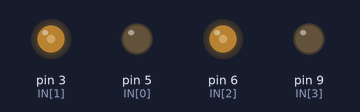
A sketch run on a simulated Arduino Uno, built with avr-gcc and run on an emulated ATmega328P. On the bench: output pins drawn as LEDs (lit = HIGH).

Above: at 0.1 s.
Timing chart, 0 to 1.6 s (numbered marks = the images above):
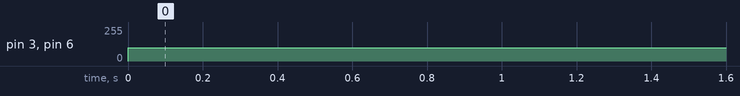

Measured:
- by itself, pin 3 (IN[1]), pin 6 (IN[2]): 0/255 → 100/255 at 0.00 s

The sketch:

motor.ino
```cpp
/* 宏定义部分
*******************************************************************/
#define Vo 100// Vo (0-255)
#define k 0.4//k (0-10)
/***********************************************************************
*******/
/* 变量声明部分
*****************************************************************/
int IN[4]={5,3,6,9};
//单片机上的 D5、D3、D6、D9 分别连驱动模块上的 IN1、IN2、IN3、IN4
int p1,p2,p;//来反应光强的
int last_proportional = 0;//上一个比例项
//long integral = 0;//积分
int proportional,derivative,power_difference;//比例，导数，差异
int maxspeed=255;//8 位的芯片 0-255 共 256=2^8 个
/***********************************************************************
*******
/* 自写函数部分
*****************************************************************/
//int readl(){ //read 读取光电管反映的“光强“
//p1=analogRead(A6);//读取模拟信号，读取数字信号为 digitalRead（端口）
//p2=analogRead(A5);
//p=p1-p2;
//return p;//返回值为“光强差”
//}
void motor(int speed2,int speed1){ //驱动电机 speed1 右边的速度,speed2 左边的速度
int s1,s2,s3,s4;
if(speed1>0){//右
s1=0;
s2=1;
}
else{
s1=1;
s2=0;
}
digitalWrite(IN[s1],LOW);
//数字信号写入，给 IN[s1]所代表的端口（D5 或 D3）写入低电平，高电平为 HIGH
analogWrite(IN[s2],abs(speed1));
//模拟信号写入，给 IN[s2] 所代表的端口（D3 或 D5）写入一定的电平
if(speed2>0){//左
s3=3;
s4=2;
}
else{
s3=2;
s4=3;
}
digitalWrite(IN[s3],LOW);
//数字信号写入，给 IN[s3]所代表的端口（D6 或 D9）写入低电平，高电平为 HIGH
analogWrite(IN[s4],abs(speed2));
//模拟信号写入，给 IN[s4] 所代表的端口（D9 或 D6）写入一定的电平
}
void pid(int max_speed){
// proportional = readl();//p"光强差"
// //derivative = proportional-last_proportional;//导数（变化量）
// //integral+= proportional;//积分
// last_proportional = proportional;
// power_difference = proportional*k;// + integral/20000 + derivative*3/4;
////power_difference = proportional*5;
/*这个是学长给的程序，刚开始应有 PID 算法的，后来就只剩下 P（比例了），有兴
趣的
可以把后面加上调参数 PID 指 proportional 比例、integral 积分、derivative 导数 */
// if(power_difference > max_speed)
// power_difference = max_speed;
// if(power_difference < -max_speed)
// power_difference = -max_speed;
// if(power_difference<0)
// motor(max_speed+power_difference,max_speed);//左右 p<0 左拐
// else
// motor(max_speed,max_speed-power_difference);//左右 p>=0 右拐或不拐
motor(max_speed,max_speed);
}
/***********************************************************************
*******/
/* 固有两个函数部分
*************************************************************/
void setup() {
//setup 函数只执行一次
//设置 D5，D3，D6，D9 为输出引脚，定义输入引脚为 INPUT
/*另外，A5 和 A6 是模拟信号的串口，单片机是不能输出模拟信号，
所以模拟信号串口只能做输入端，故就无需设置了 */
pinMode(IN[0],OUTPUT);
pinMode(IN[1],OUTPUT);
pinMode(IN[2],OUTPUT);
pinMode(IN[3],OUTPUT);
Serial.begin(9600);//设置波特率，串口之间通信要用的，我也不清楚这种东西
}
void loop() {
//loop 函数反复执行
pid(Vo);
}
```
